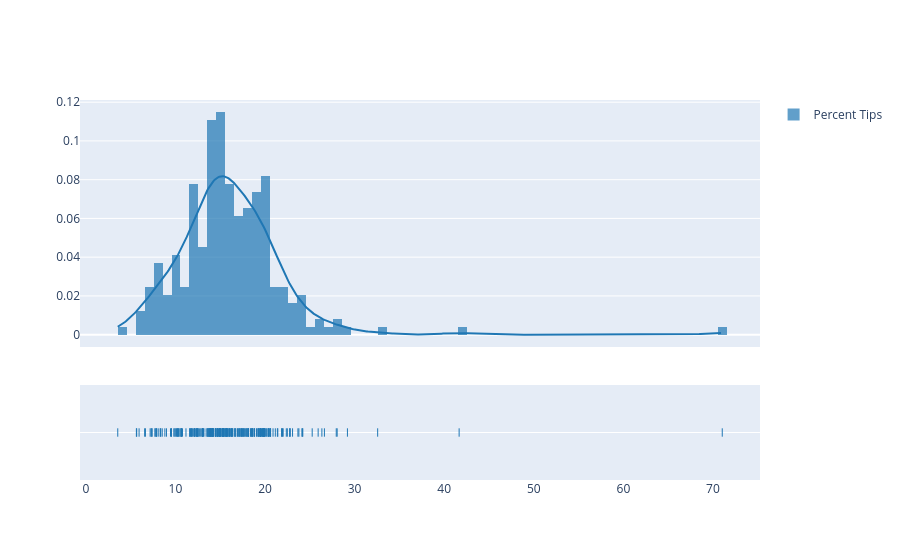

Notebook source saved alongside this figure:
### Code cell
import plotly.figure_factory as ff

tips['percent'] = tips['tip'] / tips['total_bill'] * 100
fig = ff.create_distplot([tips['percent']], ["Percent Tips"])
fig.show()

### Figure 1 — Plotly figure (JSON) as saved in the notebook; plotly's stock layout.template omitted (floating-point values rounded to 4 significant figures; data arrays with more than 128 entries replaced by an {"elided": "..."} marker saying what was removed)
{"data": [{"autobinx": false, "histnorm": "probability density", "legendgroup": "Percent Tips", "marker": {"color": "rgb(31, 119, 180)"}, "name": "Percent Tips", "opacity": 0.7, "type": "histogram", "x": {"elided": "244 float values"}, "xaxis": "x", "xbins": {"end": 71.03, "size": 1, "start": 3.564}, "yaxis": "y"}, {"legendgroup": "Percent Tips", "marker": {"color": "rgb(31, 119, 180)"}, "mode": "lines", "name": "Percent Tips", "showlegend": false, "type": "scatter", "x": {"elided": "500 float values"}, "xaxis": "x", "y": {"elided": "500 float values"}, "yaxis": "y"}, {"legendgroup": "Percent Tips", "marker": {"color": "rgb(31, 119, 180)", "symbol": "line-ns-open"}, "mode": "markers", "name": "Percent Tips", "showlegend": false, "type": "scatter", "x": {"elided": "244 float values"}, "xaxis": "x", "y": {"elided": "244 str values"}, "yaxis": "y2"}], "layout": {"barmode": "overlay", "hovermode": "closest", "legend": {"traceorder": "reversed"}, "xaxis": {"anchor": "y2", "domain": [0, 1], "zeroline": false}, "yaxis": {"anchor": "free", "domain": [0.35, 1], "position": 0}, "yaxis2": {"anchor": "x", "domain": [0, 0.25], "dtick": 1, "showticklabels": false}}}
